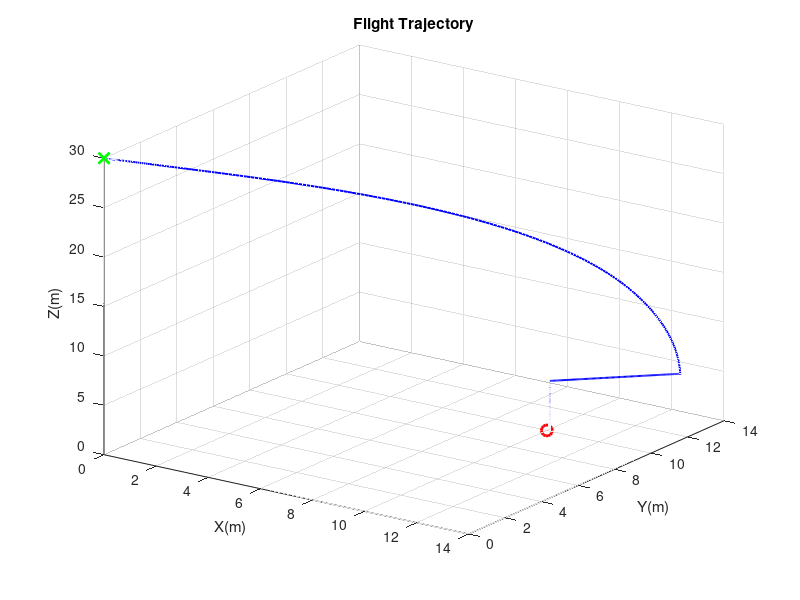
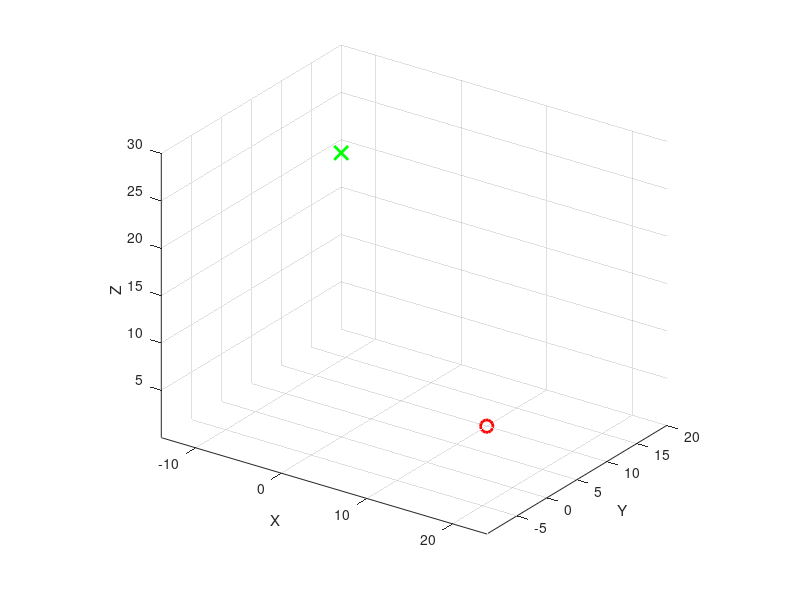

These charts were generated, in order, by the following MATLAB code: (Note: this script raises an error after producing the figures.)
clear all
close all
clc

% Parameters
g = 9.81;
dt = 0.01;
tEnd = 20;
pos0 = [0; 0; 30];
target = [10; 10; 0];

z_hold = 5;
d_gate = 0.1;
closeTol = 0.05;
vSinkMax = 4;
aSinkMax = 6;

alpha = 0.2;

gains = [2.5 0.1 1.2;
         2.5 0.1 1.2;
         1.5 0.1 1];

thrustMaxXY = 12;
thrustMaxZ = 15;
intLimZ = 5;

% Pre-allocations
N = round(tEnd/dt)+1;
t = (0:N-1) * dt;
pos = zeros(3, N);
pos(:,1) = pos0;
vel = zeros(3, N);
intErr = zeros(3, 1);
errPrev = zeros(3, 1);
onGround = false;
kLast = N;

d_xy0 = norm(target(1:2)-pos0(1:2));
z_cmd = pos0(3);
state = 1; % 1:glide, 2:hold, 3:drop

flightTime = NaN;
% PID Loop
for k = 2:N
    d_xy = norm(target(1:2)-pos(1:2,k-1));

    switch state
        case 1
            z_ref = max(z_hold, pos0(3)*(d_xy/d_xy0));
            if pos(3, k-1) <= z_hold + 0.05
                state = 2;
                intErr(3) = 0;
                vel(3, k-1) = 0;
            end
        case 2
            z_ref = z_hold;
            if d_xy < d_gate
                state = 3;
                intErr(3) = 0;
                vel(1:2, k-1) = 0;
            end
        case 3
            z_ref = 0;
    end
    z_cmd = alpha * z_ref + (1-alpha) * z_cmd;

    err_xy = target(1:2) - pos(1:2, k-1);
    if state == 3
        err_xy = [0; 0];
    end
    err = [err_xy; z_cmd-pos(3, k-1)];

    intErr = intErr + err * dt;
    intErr(3) = max(min(intErr(3), intLimZ), -intLimZ);
    dErr = (err - errPrev)/dt;
    aNet = gains(:,1).*err + gains(:,2).*intErr + gains(:,3).*dErr;
    
    if state == 3
        aNet(1:2) = 0;
        h = pos(3, k-1);
        vLimit = vSinkMax * (h/z_hold);
        vel(3,k-1) = max(vel(3,k-1), -vLimit);
        aLimit = aSinkMax * (h/z_hold);
        aNet(3) = max(aNet(3), -aLimit);
    end

    thrust = aNet + [0; 0; -g];
    thrust(1:2) = max(min(thrust(1:2), thrustMaxXY), -thrustMaxXY);
    thrust(3) = max(0, min(thrust(3), thrustMaxZ));

    a = thrust + [0; 0; -g];
    vel(:,k) = vel(:, k-1) + a*dt;
    pos(:,k) = pos(:, k-1) + vel(:,k) * dt;

    if state == 2 && pos(3,k)<z_hold
        pos(3,k) = z_hold;
        if vel(3,k) < 0
            vel(3,k) = 0;
        end
    end

    if pos(3,k) <= 0
        pos(3,k) = 0;
        if ~onGround
            vel(3,k) = 0;
            onGround = true;
        end
    end

    errPrev = err;
    lateralErr = norm(pos(1:2,k) - target(1:2));
    if (pos(3,k) <= 0) && (lateralErr < d_gate)
        kLast = k;
        flightTime = t(k);
        break
    end
end

if isnan(flightTime)
    flightTime = t(kLast);
end
fprintf('Time to reach target: %.2f s\n\n', flightTime);

m_drone = 31;
idx_touch = find(pos(3,:) > 0, 1, 'last');
v_touch = vel(:, idx_touch);
p_touch = m_drone * v_touch;
fprintf('Final Momentum just before landing \n');
fprintf('Px = %7.2f   Py = %7.2f   Pz = %7.2f (kg*m/s)\n', p_touch(1), p_touch(2), p_touch(3));

% Plot
figure('Name', 'PID-Control Flight');
plot3(pos(1,1:kLast), pos(2,1:kLast), pos(3,1:kLast), 'b', 'LineWidth', 1.4);
hold on;
grid on;
plot3(pos0(1), pos0(2), pos0(3), 'gx', 'MarkerSize', 8, 'LineWidth', 2);
plot3(target(1), target(2), target(3), 'ro', 'MarkerSize', 8, 'LineWidth', 2);
xlabel('X(m)');
ylabel('Y(m)');
zlabel('Z(m)');
title('Flight Trajectory');
view(35, 25);

figure('Name', '3-D Live Animation');
axis equal;
grid on;
hold on;
xlabel X;
ylabel Y;
zlabel Z;
view(35, 25);
plot3(pos0(1), pos0(2), pos0(3), 'gx', 'MarkerSize', 10, 'LineWidth', 2);
plot3(target(1), target(2), target(3), 'ro', 'MarkerSize', 9, 'LineWidth', 2);
h = animatedline('LineWidth', 1.4);
for k = 1:kLast
    addpoints(h, pos(1,k), pos(2,k), pos(3,k));
    drawnow;
    pause(dt)
end